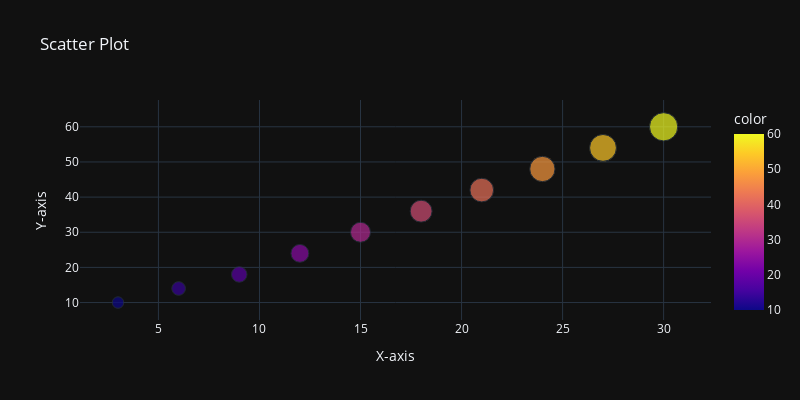

Notebook code for this chart:
### Code cell
x = [3,6,9,12,15,18,21,24,27,30]
y = [10,14,18,24,30,36,42,48,54,60]
px.scatter(x=x, y=y, title='Scatter Plot', labels={'x':'X-axis','y':'Y-axis'}, width=800,height=400,color=y,size=y, template='plotly_dark',color_continuous_scale= px.colors.sequential.Plasma)

### Figure 1 — Plotly figure (JSON) as saved in the notebook; plotly's stock layout.template omitted (floating-point values rounded to 4 significant figures)
{"data": [{"hovertemplate": "X-axis=%{x}<br>Y-axis=%{y}<br>size=%{marker.size}<br>color=%{marker.color}<extra></extra>", "legendgroup": "", "marker": {"color": [10, 14, 18, 24, 30, 36, 42, 48, 54, 60], "coloraxis": "coloraxis", "size": [10, 14, 18, 24, 30, 36, 42, 48, 54, 60], "sizemode": "area", "sizeref": 0.15, "symbol": "circle"}, "mode": "markers", "name": "", "orientation": "v", "showlegend": false, "type": "scatter", "x": [3, 6, 9, 12, 15, 18, 21, 24, 27, 30], "xaxis": "x", "y": [10, 14, 18, 24, 30, 36, 42, 48, 54, 60], "yaxis": "y"}], "layout": {"coloraxis": {"colorbar": {"title": {"text": "color"}}, "colorscale": [[0, "#0d0887"], [0.1111, "#46039f"], [0.2222, "#7201a8"], [0.3333, "#9c179e"], [0.4444, "#bd3786"], [0.5556, "#d8576b"], [0.6667, "#ed7953"], [0.7778, "#fb9f3a"], [0.8889, "#fdca26"], [1, "#f0f921"]]}, "height": 400, "legend": {"itemsizing": "constant", "tracegroupgap": 0}, "title": {"text": "Scatter Plot"}, "width": 800, "xaxis": {"anchor": "y", "domain": [0, 1], "title": {"text": "X-axis"}}, "yaxis": {"anchor": "x", "domain": [0, 1], "title": {"text": "Y-axis"}}}}
